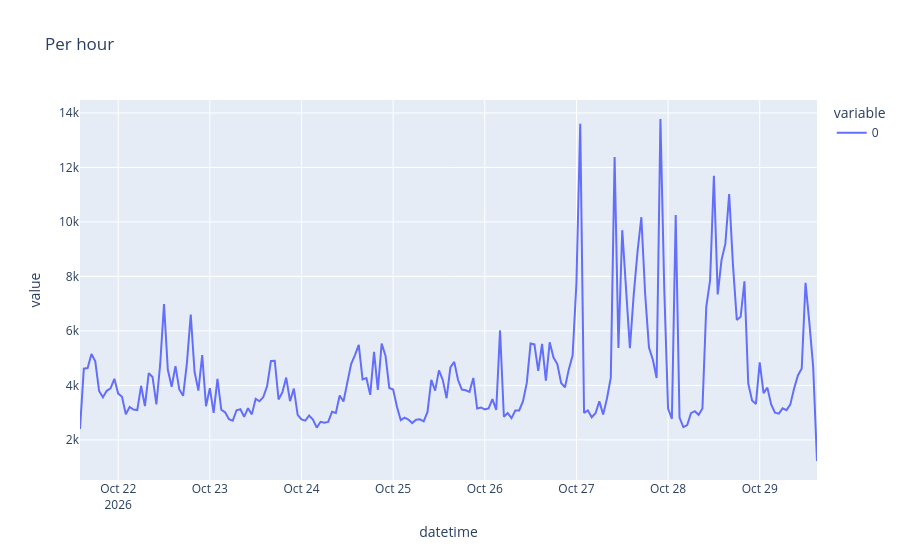

The notebook cell this image was saved under:
### Code cell
per_hour = real.resample('1h').size() # without honeypot
px.line(per_hour, title="Per hour")

### Figure 1 — Plotly figure (JSON) as saved in the notebook; plotly's stock layout.template omitted (floating-point values rounded to 4 significant figures; data arrays with more than 128 entries replaced by an {"elided": "..."} marker saying what was removed)
{"data": [{"hovertemplate": "variable=0<br>datetime=%{x}<br>value=%{y}<extra></extra>", "legendgroup": "0", "line": {"color": "#636efa", "dash": "solid"}, "marker": {"symbol": "circle"}, "mode": "lines", "name": "0", "orientation": "v", "showlegend": true, "type": "scatter", "x": {"elided": "194 str values"}, "xaxis": "x", "y": {"elided": "194 int values"}, "yaxis": "y"}], "layout": {"legend": {"title": {"text": "variable"}, "tracegroupgap": 0}, "title": {"text": "Per hour"}, "xaxis": {"anchor": "y", "domain": [0.0, 1.0], "title": {"text": "datetime"}}, "yaxis": {"anchor": "x", "domain": [0.0, 1.0], "title": {"text": "value"}}}}
